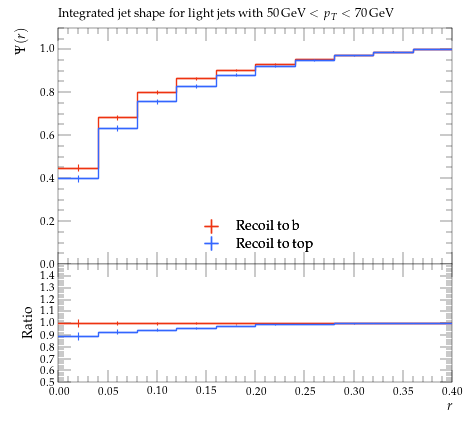

Here is the Python script that generated this plot:
#! /usr/bin/env python

# This Python script was auto-generated using YODA v2.0.2.
# Analysis object: /ATLAS_2013_I1243871/d03-x02-y02
# Timestamp: 06-08-2026 (15:14:31)

import matplotlib as mpl
import matplotlib.pyplot as plt
mpl.use('Agg') # comment out for interactive use
import os
import numpy as np

plotDir = os.path.split(os.path.realpath(__file__))[0]
if 'YODA_USER_PLOT_PATH' in globals():
    plot_outdir = globals()['YODA_USER_PLOT_PATH']
else:
    plot_outdir = plotDir

#plot style
plt.style.use(os.path.join(plotDir, '../default.mplstyle'))
# plot metadata
figW, figH = plt.rcParams['figure.figsize']
ax_xLabel = r'$r$'
ax_yLabel = r'$\Psi(r)$'
ax_title  = r'Integrated jet shape for light jets with $50\,\mathrm{GeV} < p_T < 70\,\mathrm{GeV}$'
ax_xScale = 'linear'
ax_yScale = 'linear'
xLims = (0.0, 0.4)
yLims = (0.0, 1.1)

# TeX-friendly labels for the legend
labels = {
    'legend' : ([ r"Recoil to b", r"Recoil to top" ], r""),
}

# Adjust canvas width and height
canvasW = 10.0
canvasH = 9.0
figW *= canvasW/10.
figH *= canvasH/9.

# Create figure and axis objects
fig, (ax, ratio0_ax) = plt.subplots(2, 1, sharex=True,
                  figsize=(figW,figH), gridspec_kw={'height_ratios': (6.0, 3.0)})

# Set figure margins
plt.subplots_adjust(
    left   = 1.0 * plt.rcParams['figure.subplot.left'],
    right  = 1.0 * plt.rcParams['figure.subplot.right'],
    top    = 1.0 * plt.rcParams['figure.subplot.top'],
    bottom = 1.0 * plt.rcParams['figure.subplot.bottom'])

ratio0_ax.yaxis.set_major_locator(mpl.ticker.MultipleLocator(0.1))
ratio0_ax.set_ylim(0.5, 1.4999)
ratio0_ax.set_ylabel('Ratio')

# the numerical data is stored in a separate file
dataf = dict()
prefix = os.path.split(__file__)[0]
if prefix:    prefix = prefix + '/'
exec(open(prefix+'d03-x02-y02__data.py').read(), dataf)


legend_handles = dict() # keep track of handles for the legend

# style options for curves
# starts at zorder>=5 to draw curve on top of legend
styles = {
  'recoil_b': {
    'color' : '#EE3311',
    'linestyle' : '-',
    'linewidth' : 1,
    'marker' : 'none',
    'markersize' : 2,
    'capsize' : 0.0,
    'zorder' : 5,
    'histstyle' : 1,
    'drawstyle' : 'steps-pre',
    'xerrorbars' : 1,
    'yerrorbars' : 1,
    'fillcolor' : None,
    'fillopacity' : 1.0,
    'ratio0_linestyle' : '-',
    'ratio0_linewidth' : 1,
    'ratio0_marker' : 'none',
    'ratio0_markersize' : 2,
    'ratio0_capsize' : 0.0,
    'ratio0_zorder' : 5,
    'ratio0_histstyle' : 1,
    'ratio0_drawstyle' : 'steps-pre',
    'ratio0_xerrorbars' : 1,
    'ratio0_yerrorbars' : 1,
  },
  'recoil_t': {
    'color' : '#3366FF',
    'linestyle' : '-',
    'linewidth' : 1,
    'marker' : 'none',
    'markersize' : 2,
    'capsize' : 0.0,
    'zorder' : 6,
    'histstyle' : 1,
    'drawstyle' : 'steps-pre',
    'xerrorbars' : 1,
    'yerrorbars' : 1,
    'fillcolor' : None,
    'fillopacity' : 1.0,
    'ratio0_linestyle' : '-',
    'ratio0_linewidth' : 1,
    'ratio0_marker' : 'none',
    'ratio0_markersize' : 2,
    'ratio0_capsize' : 0.0,
    'ratio0_zorder' : 6,
    'ratio0_histstyle' : 1,
    'ratio0_drawstyle' : 'steps-pre',
    'ratio0_xerrorbars' : 1,
    'ratio0_yerrorbars' : 1,
  },
}

# curve from input yoda files in main panel
for label, yvals in dataf['yvals'].items():
    if all(np.isnan(v) for v in dataf['yvals'][label]):
        continue
    tmp = None
    if styles[label]['histstyle']: # draw as histogram
        xpos = dataf['xedges'][label] if styles[label]['drawstyle'] else dataf['xpoints'][label]
        ypos = np.insert(yvals, 0, yvals[0]) if styles[label]['drawstyle'] else yvals
        if styles[label]['fillcolor']: # fill area below curve
            ax.fill_between(xpos, ypos, step='pre',
                            color=styles[label]['fillcolor'],
                            alpha=styles[label]['fillopacity'])
        tmp, = ax.plot(xpos, ypos,
                       color=styles[label]['color'],
                       linestyle=styles[label]['linestyle'],
                       linewidth=styles[label]['linewidth'],
                       drawstyle=styles[label]['drawstyle'], solid_joinstyle='miter',
                       zorder=styles[label]['zorder'], label=label)
    tmp = ax.errorbar(dataf['xpoints'][label], yvals,
                      xerr=np.array(dataf['xerrs'][label])*styles[label]['xerrorbars'],
                      yerr=np.array(dataf['yerrs'][label])*styles[label]['yerrorbars'],
                      fmt=styles[label]['marker'], capsize=styles[label]['capsize'],
                      markersize=styles[label]['markersize'],
                      ecolor=styles[label]['color'],
                      color=styles[label]['color'], zorder=styles[label]['zorder'])
    tmp[-1][0].set_linestyle(styles[label]['linestyle'])
    tmp[-1][0].set_linewidth(styles[label]['linewidth'])
    if label in dataf['add_legend_handle']:  legend_handles[label] = tmp
    for varLabel in dataf['variation_yvals'].keys():
        if varLabel.startswith(label):
            tmp, = ax.plot(dataf['xedges'][label], dataf['variation_yvals'][varLabel],
                           color=styles[label]['color'],
                           linestyle=styles[label]['linestyle'],
                           linewidth=styles[label]['linewidth'],
                           drawstyle='steps-pre', solid_joinstyle='miter',
                           zorder=styles[label]['zorder'], alpha=0.5)


# plots on ratio panel
# curve from input yoda files in ratio panel
for label, yvals in dataf['ratio0_yvals'].items():
    if all(np.isnan(v) for v in yvals):
        continue
    if styles[label]['ratio0_histstyle']: # plot as histogram
        xpos = dataf['xedges']['recoil_b'] if styles[label]['ratio0_drawstyle'] else dataf['xpoints']['recoil_b']
        ypos = np.insert(yvals, 0, yvals[0]) if styles[label]['ratio0_drawstyle'] else yvals
        ratio0_ax.plot(xpos, ypos,
                       color=styles[label]['color'],
                       linewidth=styles[label]['linewidth'],
                       linestyle=styles[label]['ratio0_linestyle'],
                       drawstyle=styles[label]['ratio0_drawstyle'], zorder=styles[label]['zorder'],
                       solid_joinstyle='miter')
    tmp = ratio0_ax.errorbar(dataf['xpoints']['recoil_b'], yvals,
                             xerr=np.array(dataf['ref_xerrs'])*styles[label]['ratio0_xerrorbars'],
                             yerr=np.array(dataf['ratio0_yerrs'][label])*styles[label]['ratio0_yerrorbars'],
                             fmt=styles[label]['ratio0_marker'], capsize=styles[label]['ratio0_capsize'],
                             markersize=styles[label]['ratio0_markersize'],
                             ecolor=styles[label]['color'],
                             color=styles[label]['color'])
    tmp[-1][0].set_linestyle(styles[label]['ratio0_linestyle'])
    tmp[-1][0].set_linewidth(styles[label]['ratio0_linewidth'])

    for varlabel in dataf['ratio0_variation_vals'].keys():
        if varlabel.startswith(label):
            ratio0_ax.plot(dataf['xedges']['recoil_b'],
                            dataf['ratio0_variation_vals'][varlabel],
                            color=styles[label]['color'],
                            linestyle=styles[label]['linestyle'],
                            linewidth=styles[label]['linewidth'],
                            drawstyle='steps-pre', solid_joinstyle='miter',
                            zorder=1, alpha=0.5)

legend_items = list(legend_handles.values())
ax.add_artist(ax.legend(legend_items,
                        labels['legend'][0],
                        title=labels['legend'][1],
                        alignment='left',
                        loc='lower center',
                        bbox_to_anchor=(0.5, 0.0)))

# set plot metadata as defined above
ratio0_ax.set_xlabel(ax_xLabel)
ratio0_ax.xaxis.set_label_coords(1., -0.15)
ax.set_ylabel(ax_yLabel, ha='right', va='top')
ax.yaxis.set_label_coords(-0.11, 1.0)
ax.set_title(ax_title, loc='left')
ax.set_xscale(ax_xScale)
ax.set_yscale(ax_yScale)
ax.set_xlim(xLims)
ax.set_ylim(yLims)

# tick formatting
plt.rcParams['xtick.top'] = True
plt.rcParams['ytick.right'] = True
fig.align_ylabels((ax, ratio0_ax))
plt.savefig(os.path.join(plot_outdir, 'd03-x02-y02.pdf'), format='PDF')
plt.savefig(os.path.join(plot_outdir, 'd03-x02-y02.png'), format='PNG')

plt.close(fig)
